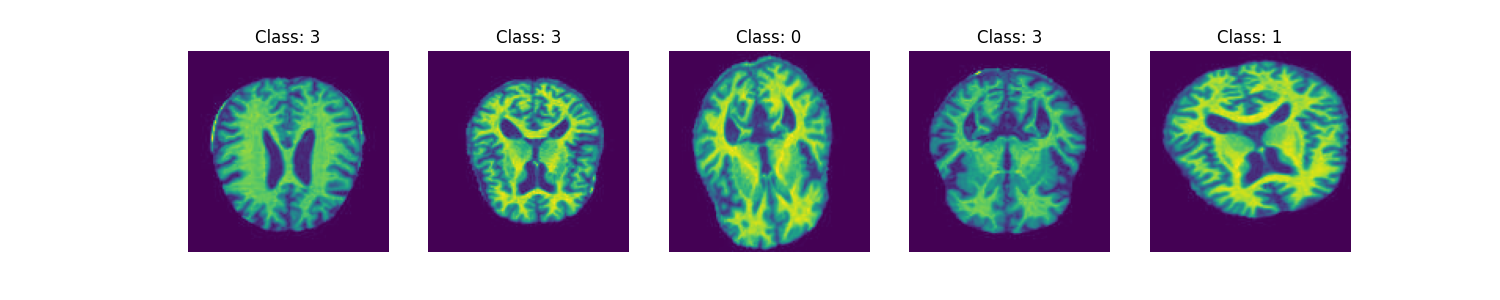
#> input picture Dashboard/sample_images.png, 1500 x 300 px
$ python -i dash_data.py   (imports and definitions only)   (Python 2 division)
#> lines starting #> are read from the running program, lines starting #| are printed output that depends on the picture
import io
import os
from PIL import Image
import numpy as np
import cv2
import numpy as np
from tqdm import tqdm
import matplotlib.pyplot as plt
import seaborn as sns
from itertools import combinations
import yaml
import random

class MRI_Dash:
    def __init__(self):
        """Initialize the MRI Dashboard"""
        pass

    # Class distribution
    # [40 lines left out: functions analyze_class_distribution, show_sample_images, not called in this run]

    # Dataset Correlation
    def analyze_dataset_correlations(self, image_list):
        """
        Compare all images in a dataset and plot histogram of correlations

        Parameters:
        image_list: List of images as numpy arrays

        Returns:
        correlations: List of correlation values
        fig: Matplotlib figure object
        """
        # [26 lines left out: function compare_histograms, not called in this run]


        # Get 2 random indices
        num_samples = 100
        random_indices = random.sample(range(len(image_list)), num_samples)

        # Select samples using the random indices
        random_samples = [image_list[i] for i in random_indices]

        # Calculate correlations for all pairs
        correlations = []
        total_pairs = len(list(combinations(range(len(random_samples)), 2)))

        print(f"\nAnalyzing {len(random_samples)} images ({total_pairs} pairs)...")

        # Compare all pairs of images
        for i, j in tqdm(combinations(range(len(random_samples)), 2)):

        # Access the images and labels using the 'image' key
          imageA = np.array(Image.open(io.BytesIO(random_samples[i]['image'])))
          imageB = np.array(Image.open(io.BytesIO(random_samples[j]['image'])))

          correlation = compare_histograms(imageA, imageB)
          correlations.append(correlation)

        # Create visualization
        plt.figure(figsize=(10, 6))
        plt.hist(correlations, bins=50, edgecolor='black')
        plt.title('Distribution of Image Correlations in Dataset')
        plt.xlabel('Correlation Coefficient')
        plt.ylabel('Frequency')

        # Add statistical annotations
        mean_corr = np.mean(correlations)
        median_corr = np.median(correlations)
        std_corr = np.std(correlations)

        plt.axvline(mean_corr, color='r', linestyle='--', label=f'Mean: {mean_corr:.3f}')
        plt.axvline(median_corr, color='g', linestyle='--', label=f'Median: {median_corr:.3f}')

        plt.text(0.02, 0.95, f'Standard Deviation: {std_corr:.3f}',
                transform=plt.gca().transAxes,
                bbox=dict(facecolor='white', alpha=0.8))

        plt.legend()
        plt.grid(True, alpha=0.3)

        # Save the plot as a PNG file
        plt.savefig('Dashboard/correlation_distribution.png')
        plt.close()


    # [6 lines left out: function dash_stats, not called in this run]


>>> import cv2
>>> picture = cv2.imread('sample_images.png', cv2.IMREAD_GRAYSCALE)
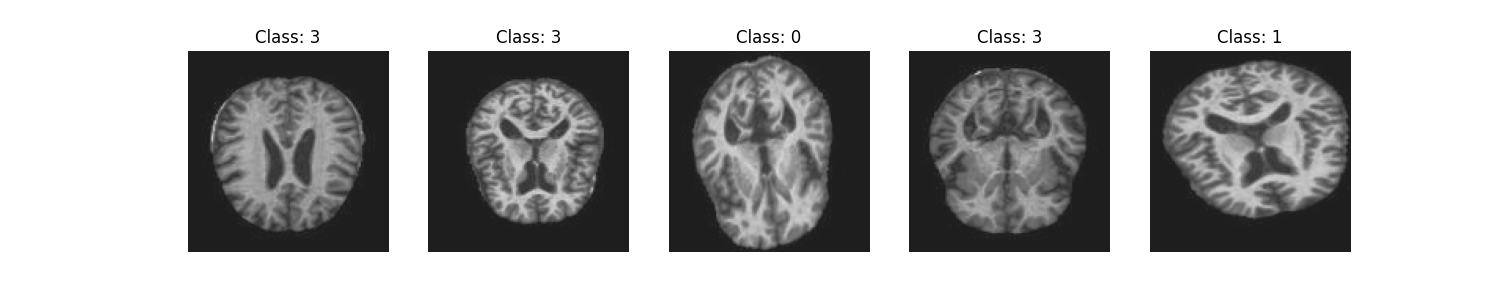
#> picture: shape (300, 1500); min 0, max 255, mean 174.1
>>> result = MRI_Dash().analyze_dataset_correlations(picture)
#> in analyze_dataset_correlations, `random_indices = random.sample(range(len(image_list)), num_samples)`: random_indices = 100 values, max 298 at index 87, min 0 at index 37, mean 152
#> in analyze_dataset_correlations, `random_samples = [image_list[i] for i in random_indices]`: random_samples = 100 items
#> in analyze_dataset_correlations, `total_pairs = len(list(combinations(range(len(random_samples)), 2)))`: total_pairs = 4950
#> (printed output is left out)
#> (the run stopped early here; a loop or call above may not have finished)
